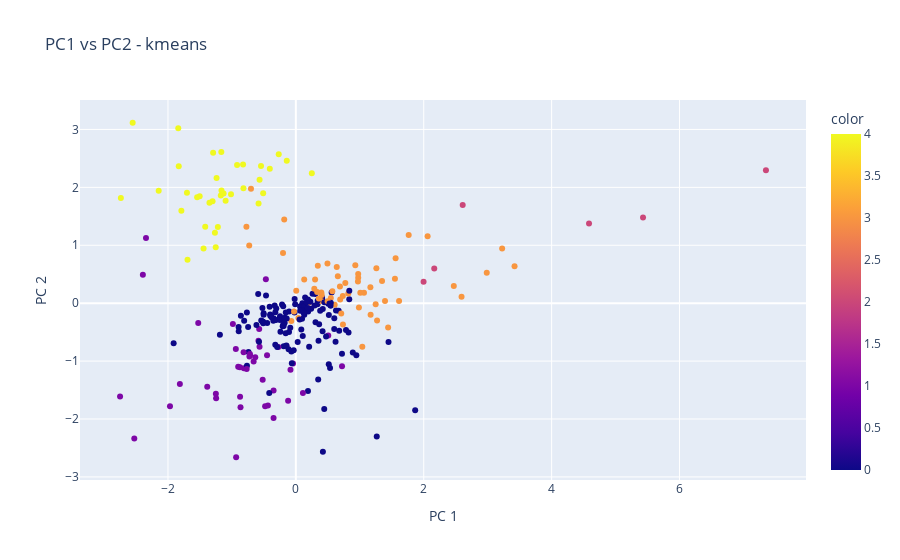

Here is the notebook cell this chart was saved with:
### Markdown cell above
### PCA Plot

### Code cell
X = data_final

pca = PCA(n_components=2)
components = pca.fit_transform(X)


fig = px.scatter(
    components, x=0, y=1, color=y_km,
    title=f'PC1 vs PC2 - kmeans',
    labels={'0': 'PC 1', '1': 'PC 2'}
)

fig.show()

### Figure 1 — Plotly figure (JSON) as saved in the notebook; plotly's stock layout.template omitted (floating-point values rounded to 4 significant figures; data arrays with more than 128 entries replaced by an {"elided": "..."} marker saying what was removed)
{"data": [{"hovertemplate": "PC 1=%{x}<br>PC 2=%{y}<br>color=%{marker.color}<extra></extra>", "legendgroup": "", "marker": {"color": {"elided": "277 int values"}, "coloraxis": "coloraxis", "symbol": "circle"}, "mode": "markers", "name": "", "orientation": "v", "showlegend": false, "type": "scatter", "x": {"elided": "277 float values"}, "xaxis": "x", "y": {"elided": "277 float values"}, "yaxis": "y"}], "layout": {"autosize": true, "coloraxis": {"colorbar": {"title": {"text": "color"}}, "colorscale": [[0, "#0d0887"], [0.1111, "#46039f"], [0.2222, "#7201a8"], [0.3333, "#9c179e"], [0.4444, "#bd3786"], [0.5556, "#d8576b"], [0.6667, "#ed7953"], [0.7778, "#fb9f3a"], [0.8889, "#fdca26"], [1, "#f0f921"]]}, "legend": {"tracegroupgap": 0}, "title": {"text": "PC1 vs PC2 - kmeans"}, "xaxis": {"anchor": "y", "autorange": true, "domain": [0, 1], "range": [-3.369, 7.971], "title": {"text": "PC 1"}, "type": "linear"}, "yaxis": {"anchor": "x", "autorange": true, "domain": [0, 1], "range": [-3.137, 3.592], "title": {"text": "PC 2"}, "type": "linear"}}}
